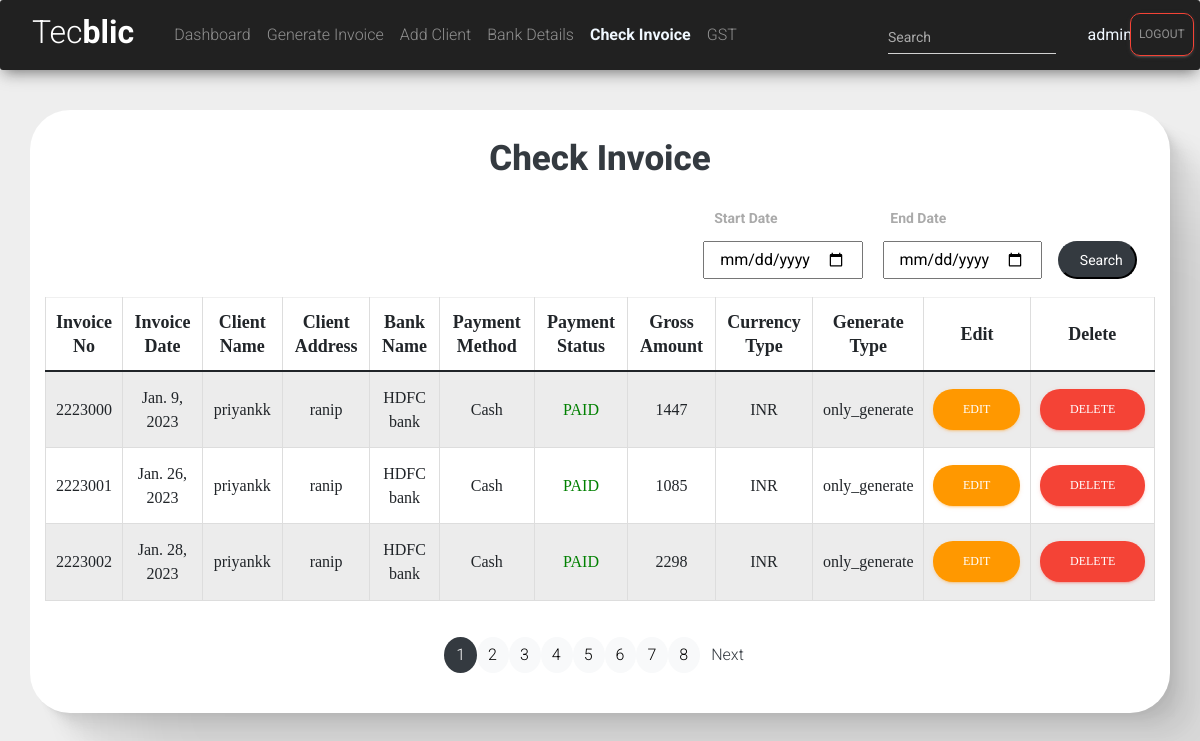
Page /check (signed in) on the earlier database version.
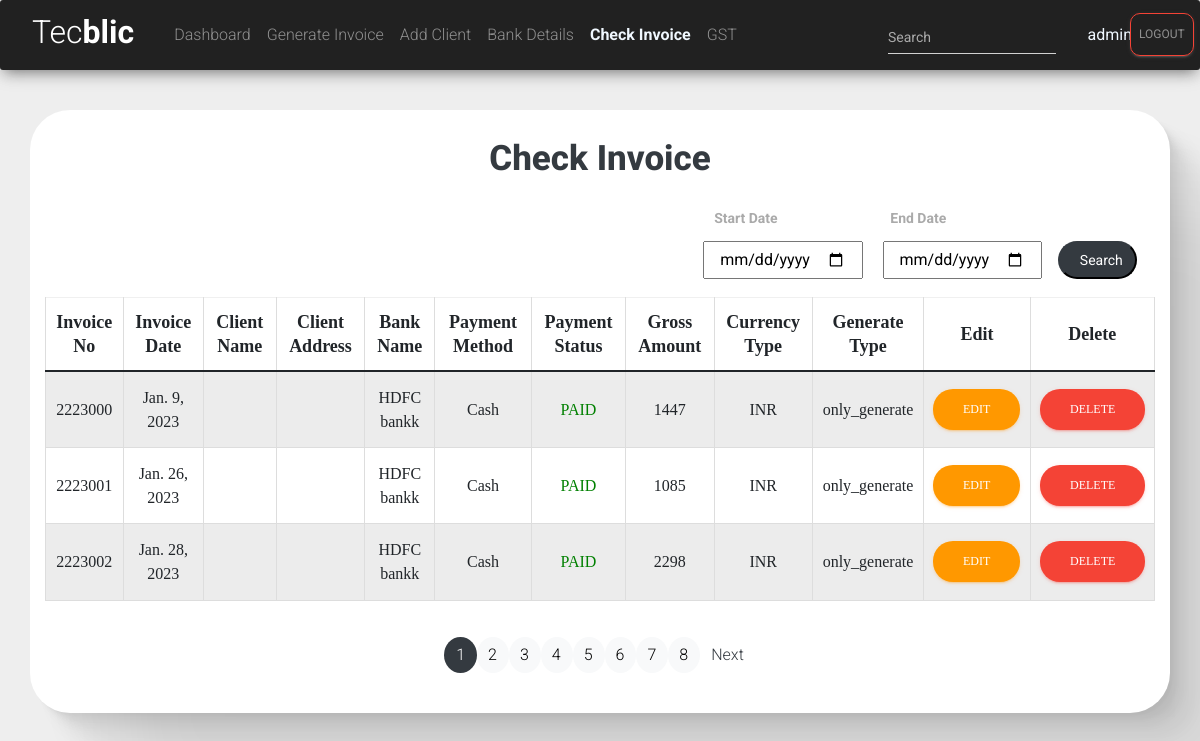
Same page on the later database version.
### tecblicapp/models.py (models this page shows, shortened)
class Invoice(models.Model):
    Method = [
    ('----','----'),
    ('Cash', 'Cash'),
    ('Online', 'Online'),
    ('Cheque', 'Cheque'),
    ('Swift Transfer', 'Swift Transfer'),
    ]
    imp=[
        ('DOMESTIC','DOMESTIC'),
        ('EXPORT','EXPORT'),
        ('Inter State', 'Inter State'),
    ]
    Currency = [
    ('INR', 'INR'),
    ('USD', 'USD'),
    ('EUR', 'EUR'),
    ]
    STATUS = [
    ('PENDING', 'PENDING'),
    ('PAID', 'PAID'),
    ]
    emails=[
        ('only_generate','Only Generate'),
        ('generate_and_send','Generate And Send Mail')
    ]
    quantity_type = [
        ("No's", "No's"),
        ('HRS', 'HRS'),
        ('DAY', 'DAY'),
    ]
    invoice_no = models.IntegerField(primary_key=True, blank=True)
    sac_code = models.CharField(null=True, blank=True, max_length=6)
    invoice_date = models.DateField(null=True, blank=True)
    payment_method = models.CharField(choices=Method, default='Cash', max_length=100)
    payment_status = models.CharField(choices=STATUS, default='PAID', max_length=100)
    gross_amount=models.IntegerField(null=True,blank=True)
    cgst = models.CharField(max_length=20, null=True, blank=True,default=0)
    sgst = models.CharField(max_length=20, null=True, blank=True,default=0)
    igst = models.CharField(max_length=20, null=True, blank=True,default=0)
    currency_type=models.CharField(choices=Currency,max_length=5,default='INR')
    qty_type = models.CharField(choices=quantity_type, default='HRS', max_length=5)
    gst_type=models.CharField(choices=imp,default='DOMESTIC',max_length=20)
    t_2 = models.TextField(
        default="2) This Bill is payable by Electronic transfer/ DD/ Cheque in favor of Tecblic Private Limited. For payment made by electronic fund transfer, please send details to accounts@tecblic.com (Invoice number, Invoice amount, Tecblic Bank name and Account number, Payment date, Amount paid, TDS if applicable). Queries can be sent to us at accounts@tecblic.com.")
    t_3 = models.TextField(default="3) Please make payment within 7 days of receipt of this invoice.")
    t_4 = models.TextField(
        default="4) TDS certificate, if applicable, should be issued in favor of Tecblic Private Limited, AAHCT7338J of the Billing Entity and emailed to accounts@tecblic.com or couriered to above address.")
    t_5 = models.TextField(
        default="5) We declare that invoice shows the actual price of goods/services described and that all particulars are correct.")
    client = models.ForeignKey(clientDetail, blank=True, null=True, on_delete=models.SET_NULL)
    send_email=models.CharField(choices=emails,max_length=20,default='only_generate')
    bank = models.ForeignKey(BankDetails, blank=True, null=True, on_delete=models.SET_NULL)
    date_created = models.DateTimeField(auto_now_add=True,blank=True, null=True)
    last_updated = models.DateTimeField(auto_now=True,blank=True, null=True)

class clientDetail(models.Model):
    clientName=models.CharField(max_length=50,null=True,blank=True)
    clientEmail=models.EmailField(null=True,blank=True)
    clientAddress=models.CharField(max_length=200,null=True,blank=True)
    clientGSTIN=models.CharField(max_length=15,null=True,blank=True)
    clientPAN=models.CharField(max_length=10,null=True,blank=True)
    kindAttn=models.CharField(max_length=40,null=True,blank=True)
    placeofSupply=models.CharField(max_length=40,null=True,blank=True)

class BankDetails(models.Model):
    bank_name=models.CharField(max_length=40,null=True,blank=True)
    account_no=models.CharField(max_length=30,null=True,blank=True)
    ifsc_code=models.CharField(max_length=11,null=True,blank=True)
    bank_branch=models.CharField(max_length=40,null=True,blank=True)
    swift_code=models.CharField(max_length=11,null=True,blank=True)
    cin=models.CharField(max_length=21,null=True,blank=True)
    supplier_pan=models.CharField(max_length=10,null=True,blank=True)
    supplier_gstin=models.CharField(max_length=15,null=True,blank=True)
    arn=models.CharField(max_length=30,null=True,blank=True)

### tecblicapp/views.py (the view)
# urls.py: path('check', views.check_invoice, name="check_invoices"),
@login_required(login_url='login')
def check_invoice(request):
    inv_obj=Invoice.objects.all()
    paginator = Paginator(inv_obj,3)
    page_number = request.GET.get('page')
    finaldata =  paginator.get_page(page_number)
    totalpage = finaldata.paginator.num_pages
    return render(request,'tecblicapp/check_invoice_status_demo.html',{'inv':finaldata,'totalpages':[n+1 for n in range(totalpage)]})

### tecblicapp/templates/tecblicapp/check_invoice_status_demo.html (shortened to what the changed rows need)
<!DOCTYPE html>
<html lang="en">
<head>
    <link href="https://cdn.jsdelivr.net/npm/bootstrap@5.1.3/dist/css/bootstrap.min.css" rel="stylesheet"
>
    <link href="https://cdnjs.cloudflare.com/ajax/libs/bootstrap-datepicker/1.2.0/css/datepicker.min.css"
        rel="stylesheet">
    <link rel="stylesheet" href="https://maxcdn.bootstrapcdn.com/font-awesome/latest/css/font-awesome.min.css">
    <link href="/static/assets/css/material-dashboard.css?v=2.1.2" rel="stylesheet" />
    <link href="/static/assets/css/material-dashboard-rtl.css?v=2.1.2" rel="stylesheet" />
</head>
<body>
    <div class="container" style="box-shadow:
2.8px 2.8px 2.2px rgba(0, 0, 0, 0.02),
6.7px 6.7px 5.3px rgba(0, 0, 0, 0.028),
12.5px 12.5px 10px rgba(0, 0, 0, 0.035),
22.3px 22.3px 17.9px rgba(0, 0, 0, 0.042),
41.8px 41.8px 33.4px rgba(0, 0, 0, 0.05),
100px 100px 80px rgba(0, 0, 0, 0.07)
;background-color: white;border-radius: 40px;"><br>
        <form action="" method="post" class="text-center" style="height:250px">
            <div style="font-family: Georgia, 'Times New Roman', Times, serif; ">
                <table class="table table-striped table-hover table-bordered table-sm">
                    <thead>
                        <tr>
                            <th scope="col" style="font-weight:800;font-size: large;">Invoice No</th>
                            <th scope="col" style="font-weight:800;font-size: large;">Invoice Date</th>
                            <th scope="col" style="font-weight:800;font-size: large;">Client Name</th>
                            <th scope="col" style="font-weight:800;font-size: large;">Client Address</th>
                            <th scope="col" style="font-weight:800;font-size: large;">Bank Name</th>
                            <th scope="col" style="font-weight:800;font-size: large;">Payment Method</th>
                            <th scope="col" style="font-weight:800;font-size: large;">Payment Status</th>
                            <th scope="col" style="font-weight:800;font-size: large;">Gross Amount</th>
                            <th scope="col" style="font-weight:800;font-size: large;">Currency Type</th>
                            <th scope="col" style="font-weight:800;font-size: large;">Generate Type</th>
                            <th scope="col" style="font-weight:800;font-size: large;">Edit</th>
                            <th scope="col" style="font-weight:800;font-size: large;">Delete</th>
                        </tr>
                    </thead>
                    <tbody id="tbody">
                        {% for i in inv %}
                        <tr>
                            <td scope="row">{{ i.invoice_no }}</td>
                            <td>{{ i.invoice_date }}</td>
                            <td>{{ i.client.clientName }}</td>
                            <td>{{ i.client.clientAddress }}</td>
                            <td>{{ i.bank.bank_name }}</td>
                            <td>{{ i.payment_method}}</td>
                            {% if i.payment_status == "PENDING" %}<td style="color:red;">{{ i.payment_status }}</td>
                            {% else %}<td style="color:green;">{{ i.payment_status }}</td>
                            {% endif %}
                            <td>{{ i.gross_amount}}</td>
                            <td>{{ i.currency_type}}</td>
                            <td>{{ i.send_email}}</td>
                            <td><a href="{% url 'edit_invoice' i.invoice_no %}" style="border-radius: 20px;" class="btn btn-warning">Edit</a></td>
                            <td><a href="{% url 'delete_invoice' i.invoice_no %}" style="border-radius: 20px;" class="btn btn-danger">Delete</a></td>
                            {% endfor %}
                        </tr>
                    </tbody>
                </table>
            </div>
        </form>
        <br>
        <br>
        <br>
    </div>
</body>
</html>

Differences in the rows shown:
changed Invoice "Jan. 9, 2023": bank.bank_name "HDFC bank" → "HDFC bankk"; client.clientName "priyankk" → (not shown); client.clientAddress "ranip" → (not shown)
changed Invoice "Jan. 26, 2023": bank.bank_name "HDFC bank" → "HDFC bankk"; client.clientName "priyankk" → (not shown); client.clientAddress "ranip" → (not shown)
changed Invoice "Jan. 28, 2023": bank.bank_name "HDFC bank" → "HDFC bankk"; client.clientName "priyankk" → (not shown); client.clientAddress "ranip" → (not shown)
